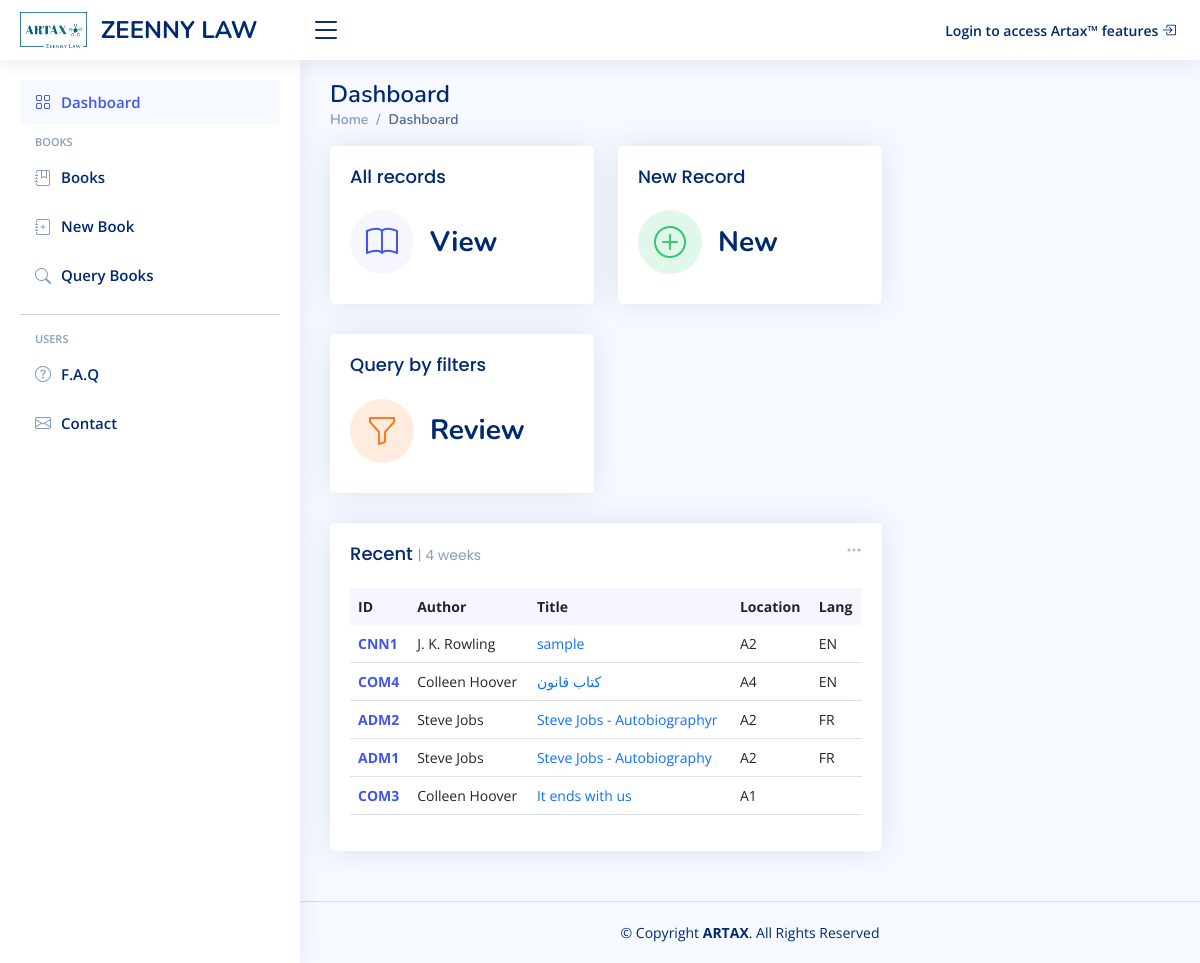
The app's page /, older data.
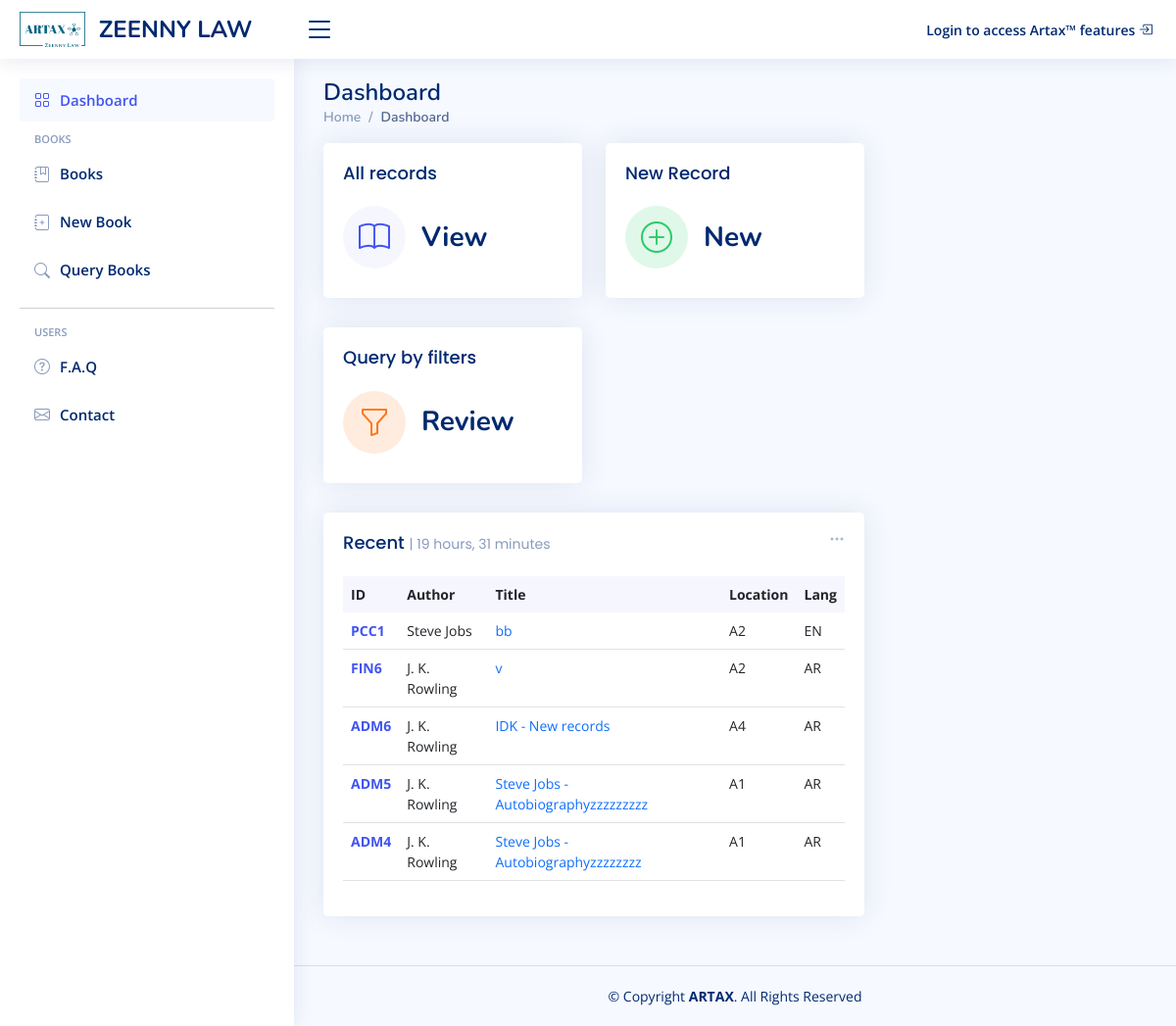
The same page, newer data.
### artax/models.py (models this page shows, shortened)
class Book(models.Model, DirtyFieldsMixin):
    lib_id = models.CharField(max_length=50, default="ABC123")
    author = models.ForeignKey("Author", models.PROTECT, related_name="book")
    title = models.CharField(max_length=250)
    subject = models.TextField(null=True)
    type = models.ForeignKey("Type", models.PROTECT, related_name="book")
    section = models.CharField(max_length=250)
    location = models.ForeignKey("Location", models.PROTECT, related_name="book", null=True)
    publisher = models.CharField(max_length=250)
    publishing_date = models.CharField(max_length=250, null=True)
    purchase_date = models.DateField(null=True, blank=True)
    summary = models.FileField(upload_to=functools.partial(custom_cover_filename, object="summary"), blank=True, null=True)
    cover = models.ImageField(upload_to=functools.partial(custom_cover_filename, object="cover"), blank=True, null=True)
    isbn = models.CharField(max_length=14, blank=True, null=True)
    number_of_copies = models.IntegerField()
    language = models.ForeignKey("Language", models.SET_NULL, related_name="book", null=True)
    date_of_registration = models.DateField(default=datetime.today)
    registrator = models.ForeignKey(User, models.SET_NULL, null=True, related_name="book_registrator")
    last_editor = models.ForeignKey(User, models.SET_NULL, null=True, related_name="book_latest_editor")
    last_edit_time = models.DateTimeField()

class Author(models.Model):
    name = models.CharField(max_length=200)

class Location(models.Model):
    code = models.CharField(max_length=200)

class Language(models.Model):
    name = models.CharField(max_length=250)
    code = models.CharField(max_length=3)

### artax/views.py (the view, shortened to what this page needs)
# urls.py: path("", views.index, name="index"),
def index(request):
    books = Book.objects.all().order_by('id')[::-1]
    last_books = books[:5]
    context = {'latest_books': last_books, 'logs': []}
    with open(book_logger.handlers[0].baseFilename, 'r') as logs:
        log_lines = logs.readlines()
    return render(request, "artax/dashboard.html", context)

### artax/templatetags/custom_tags.py (called while the page is built)
@register.simple_tag(takes_context=True)
def nav_link(context, link, text, icon):
    if context['request'].resolver_match.view_name.endswith(link):
        nav_class = 'nav-item'
        link_class = 'nav-link'
    else:
        nav_class = 'nav-item collapsed'
        link_class = 'nav-link collapsed'
    url = context['request'].build_absolute_uri(reverse(link))
    return mark_safe(f"""<li class="{nav_class}"><a class="{link_class}" href="{url}"><i class="bi bi-{icon}"></i><span>{text}</span></a></li>""")

### artax/templates/artax/dashboard.html (shortened to what the changed rows need)
{% extends "artax/layout.html" %}
{% load static %}
{% load humanize %}
{% block content %}
  <main id="main" class="main">
    <div class="pagetitle">
      <h1>Dashboard</h1>
    </div>
    <section class="section dashboard">
      <div class="row">
        <div class="col-lg-8">
          <div class="row">
            <div class="col-12">
              <div class="card recent-sales overflow-auto">
                <div class="card-body">
                {% with latest_books.0 as book %}
                  <h5 class="card-title">Recent <span>| {{ book.date_of_registration|timesince }} </span></h5>
                {% endwith %}
                  <table class="table datatable">
                    <thead>
                      <tr>
                        <th scope="col">ID</th>
                        <th scope="col">Author</th>
                        <th scope="col">Title</th>
                        <th scope="col">Location</th>
                        <th scope="col">Lang</th>
                      </tr>
                    </thead>
                    <tbody>
                    {% for book in latest_books %}
                      <tr  class="clickable" onclick="window.location='{% url 'show_book' book_id=book.id %}'" style="cursor: pointer;">
                        <th scope="row"><a href="{% url 'show_book' book_id=book.id %}">{{ book.lib_id }}</a></th>
                        <td>{{ book.author.name }}</td>
                        <td><a href="#" class="text-primary">{{ book.title }}</a></td>
                        <td>{{ book.location.code }}</td>
                        <td>{{ book.language.code }}</td>
                      </tr>
                    {% endfor %}
                    </tbody>
                  </table>
                </div>
              </div>
            </div>
          </div>
        </div>
      </div>
    </section>
  </main>
{% endblock %}

Row changes from the older to the newer data that the page shows:
no longer on this page (row unchanged): Book: date_of_registration "4 weeks", lib_id "CNN1", author.name "J. K. Rowling", title "sample", location.code "A2", language.code "EN"
no longer on this page (row unchanged): Book: lib_id "COM4", author.name "Colleen Hoover", title "كتاب قانون", location.code "A4", language.code "EN"
no longer on this page (row edited): Book: lib_id "ADM2", author.name "Steve Jobs", title "Steve Jobs - Autobiographyr", location.code "A2", language.code "FR"
no longer on this page (row unchanged): Book: lib_id "ADM1", author.name "Steve Jobs", title "Steve Jobs - Autobiography", location.code "A2", language.code "FR"
removed Book: lib_id "COM3", author.name "Colleen Hoover", title "It ends with us", location.code "A1"
added Book: date_of_registration "19 hours, 31 minutes", lib_id "PCC1", author.name "Steve Jobs", title "bb", location.code "A2", language.code "EN"
added Book: lib_id "FIN6", author.name "J. K. Rowling", title "v", location.code "A2", language.code "AR"
added Book: lib_id "ADM6", author.name "J. K. Rowling", title "IDK - New records", location.code "A4", language.code "AR"
added Book: lib_id "ADM5", author.name "J. K. Rowling", title "Steve Jobs - Autobiographyzzzzzzzzz", location.code "A1", language.code "AR"
added Book: lib_id "ADM4", author.name "J. K. Rowling", title "Steve Jobs - Autobiographyzzzzzzzz", location.code "A1", language.code "AR"
